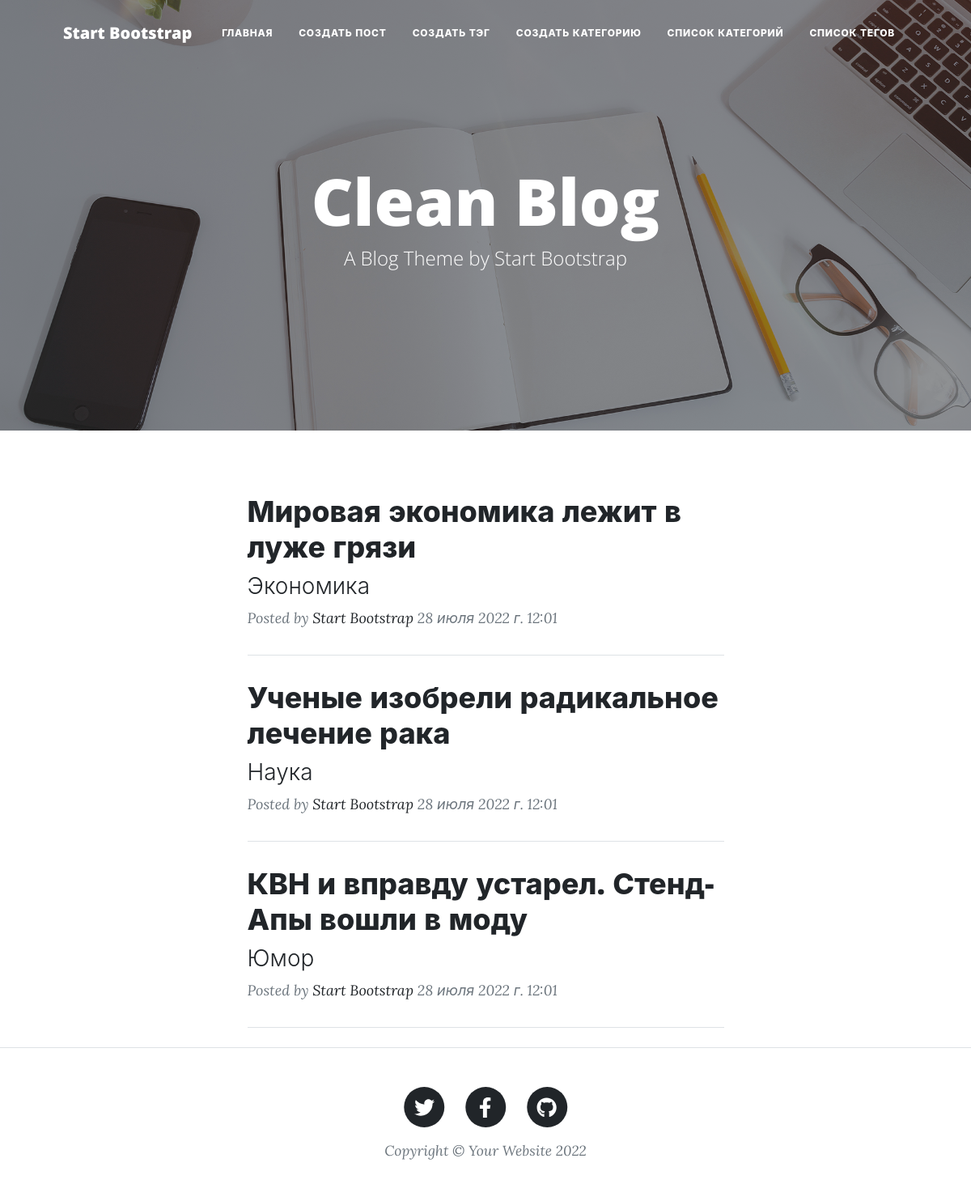
Before: / with the older database file.
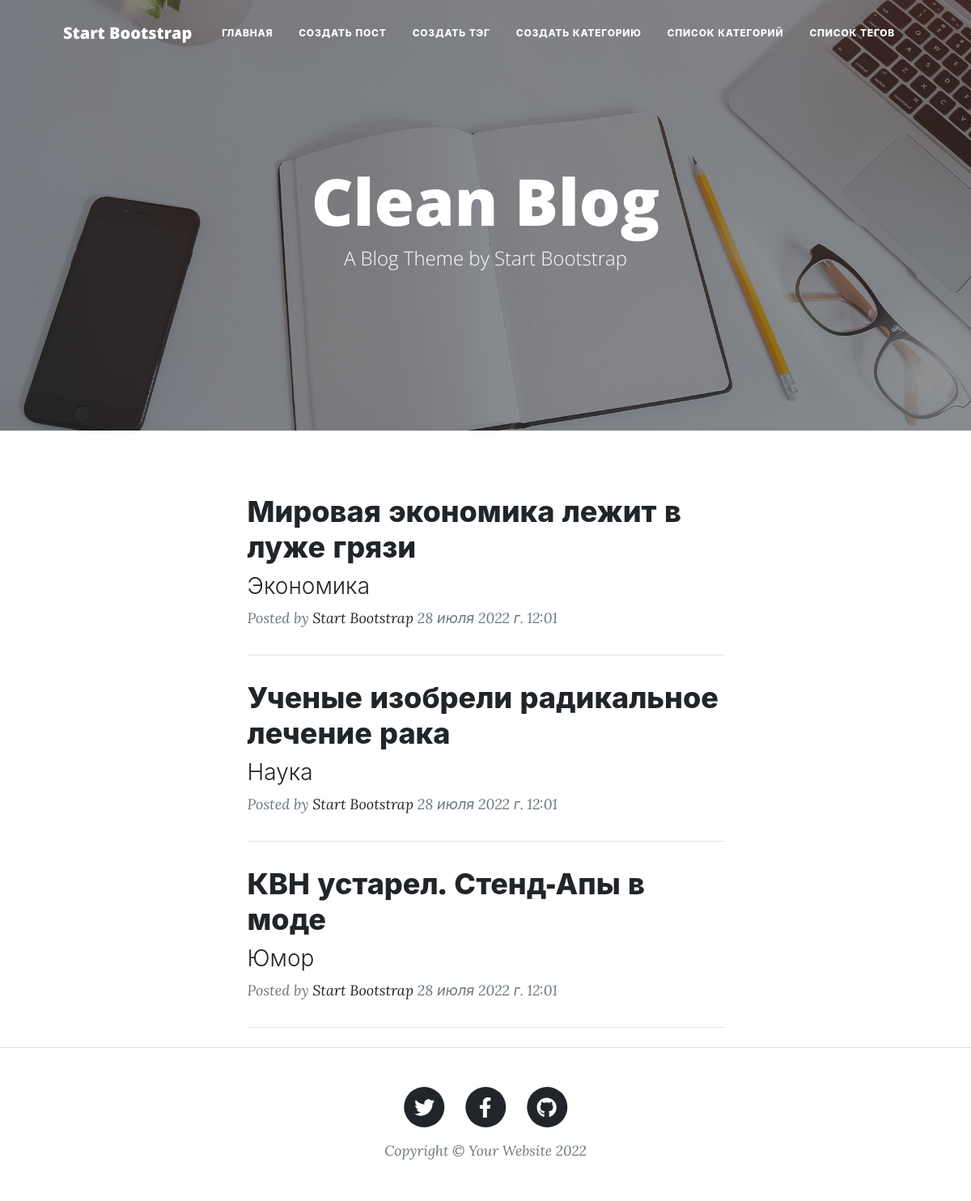
After: the same page with the newer database file.
### blogapp/models.py (models this page shows, shortened)
class Post(models.Model):
    name = models.CharField(unique=True, max_length=50)
    text = models.TextField()
    created = models.DateTimeField(auto_now_add=True)
    edited = models.DateTimeField(auto_now=True)
    category = models.ForeignKey(Category, on_delete=models.DO_NOTHING, blank=True)
    tags = models.ManyToManyField(Tag, blank=True)
    picture = models.ImageField(upload_to='posts', null=True, blank=True)

class Category(models.Model):
    name = models.CharField(max_length=20,unique=True)
    desc = models.TextField(blank=True)

### blogapp/views.py (the view)
# urls.py: path('', views.main_view, name='main'),
def main_view(request):
    posts = Post.objects.all()
    return render(request, 'blogapp/index.html', context={'posts': posts})

### blogapp/templates/blogapp/index.html (shortened to what this page needs)
{% extends "base.html" %}
{% block content%}
<div class="row gx-4 gx-lg-5 justify-content-center">
                <div class="col-md-10 col-lg-8 col-xl-7">
                    {% for item in posts %}
                    <div class="post-preview">
                        <a href="{% url 'blog:post' id=item.id %}">
                            <h2 class="post-title">{{ item.name }}</h2>
                            <h3 class="post-subtitle">{{ item.category.name }}</h3>
                        </a>
                        <p class="post-meta">
                            Posted by
                            <a href="#!">Start Bootstrap</a>
                            {{ item.created }}
                        </p>
                    </div>
                    <hr class="my-4" />
                    {% endfor %}
                </div>
            </div>
{% endblock %}

### templates/base.html (shortened to what this page needs)
{% load static %}
<!DOCTYPE html>
<html lang="en">
    <head>
        <link href="{% static 'css/styles.css' %}" rel="stylesheet" />
    </head>
    <body>
        <nav class="navbar navbar-expand-lg navbar-light" id="mainNav">
            <div class="container px-4 px-lg-5">
                <a class="navbar-brand" href="index.html">Start Bootstrap</a>
                <div class="collapse navbar-collapse" id="navbarResponsive">
                    <ul class="navbar-nav ms-auto py-4 py-lg-0">
                        <li class="nav-item"><a class="nav-link px-lg-3 py-3 py-lg-4" href="{% url 'blog:main' %}">Главная</a></li>
                        <li class="nav-item"><a class="nav-link px-lg-3 py-3 py-lg-4" href="{% url 'blog:create-post' %}">Создать пост</a></li>
                        <li class="nav-item"><a class="nav-link px-lg-3 py-3 py-lg-4" href="{% url 'blog:create-tag' %}">Создать тэг</a></li>
                        <li class="nav-item"><a class="nav-link px-lg-3 py-3 py-lg-4" href="{% url 'blog:create-category' %}">Создать категорию</a></li>
                        <li class="nav-item"><a class="nav-link px-lg-3 py-3 py-lg-4" href="{% url 'blog:list-categories' %}">Список категорий</a></li>
                        <li class="nav-item"><a class="nav-link px-lg-3 py-3 py-lg-4" href="{% url 'blog:list-tags' %}">Список тегов</a></li>
                    </ul>
                </div>
            </div>
        </nav>
        <header class="masthead" style="background-image: url('{% static 'assets/img/home-bg.jpg' %}')">
            <div class="container position-relative px-4 px-lg-5">
                <div class="row gx-4 gx-lg-5 justify-content-center">
                    <div class="col-md-10 col-lg-8 col-xl-7">
                        <div class="site-heading">
                            <h1>Clean Blog</h1>
                            <span class="subheading">A Blog Theme by Start Bootstrap</span>
                        </div>
                    </div>
                </div>
            </div>
        </header>
        <div class="container px-4 px-lg-5">
            {% block content %}{% endblock %}
        </div>
        <footer class="border-top">
            <div class="container px-4 px-lg-5">
                <div class="row gx-4 gx-lg-5 justify-content-center">
                    <div class="col-md-10 col-lg-8 col-xl-7">
                        <ul class="list-inline text-center">
                            <li class="list-inline-item">
                                <a href="#!">
                                    <span class="fa-stack fa-lg">
                                        <i class="fas fa-circle fa-stack-2x"></i>
                                        <i class="fab fa-twitter fa-stack-1x fa-inverse"></i>
                                    </span>
                                </a>
                            </li>
                            <li class="list-inline-item">
                                <a href="#!">
                                    <span class="fa-stack fa-lg">
                                        <i class="fas fa-circle fa-stack-2x"></i>
                                        <i class="fab fa-facebook-f fa-stack-1x fa-inverse"></i>
                                    </span>
                                </a>
                            </li>
                            <li class="list-inline-item">
                                <a href="#!">
                                    <span class="fa-stack fa-lg">
                                        <i class="fas fa-circle fa-stack-2x"></i>
                                        <i class="fab fa-github fa-stack-1x fa-inverse"></i>
                                    </span>
                                </a>
                            </li>
                        </ul>
                        <div class="small text-center text-muted fst-italic">Copyright &copy; Your Website 2022</div>
                    </div>
                </div>
            </div>
        </footer>
    </body>
</html>

Changed rows visible on the page:
changed Post "Юмор": name "КВН и вправду устарел. Стенд-Апы вошли в моду" → "КВН устарел. Стенд-Апы в моде"
